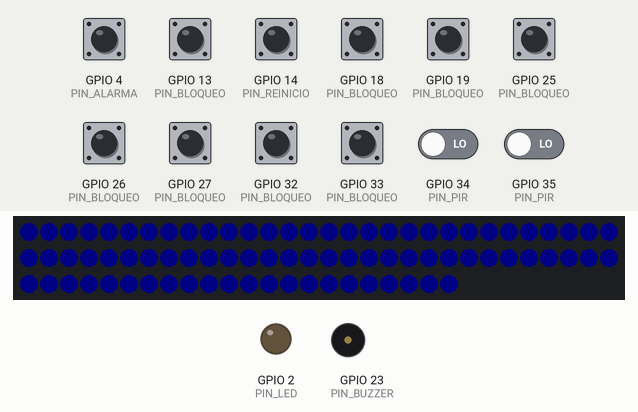
Simulated run of this sketch. Board: ESP32. Shown: 82 RGB LEDs in strip order, left to right, continuing on the next row, output pins drawn as LEDs (lit = HIGH), buzzer (waves = sounding). Inputs (shaded band) come from the test bench; at power-on: GPIO 4 (PIN_ALARMA), GPIO 13 (PIN_BLOQUEO), GPIO 14 (PIN_REINICIO), GPIO 18 (PIN_BLOQUEO), GPIO 19 (PIN_BLOQUEO), GPIO 25 (PIN_BLOQUEO), GPIO 26 (PIN_BLOQUEO), GPIO 27 (PIN_BLOQUEO), GPIO 32 (PIN_BLOQUEO), GPIO 33 (PIN_BLOQUEO) HIGH, GPIO 34 (PIN_PIR), GPIO 35 (PIN_PIR) LOW. Dim RGB values are drawn brighter than linear; what the sketch prints to the serial monitor is not drawn.

Above: at 0.1 s.
3.9 s: GPIO 4 (PIN_ALARMA) pulled LOW for 0.15 s
At 4.24 s:
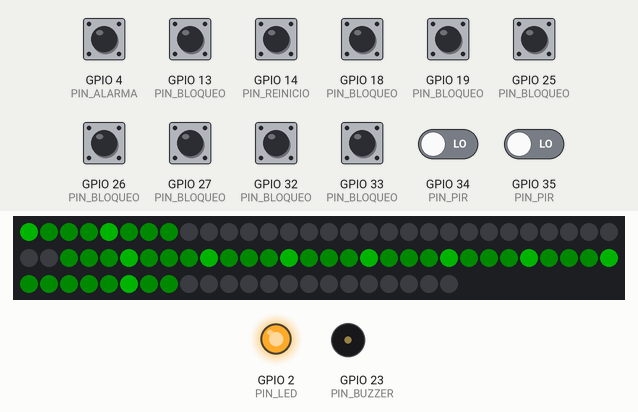
4.6 s: GPIO 13 (PIN_BLOQUEO) pulled LOW for 0.15 s
At 4.74 s:
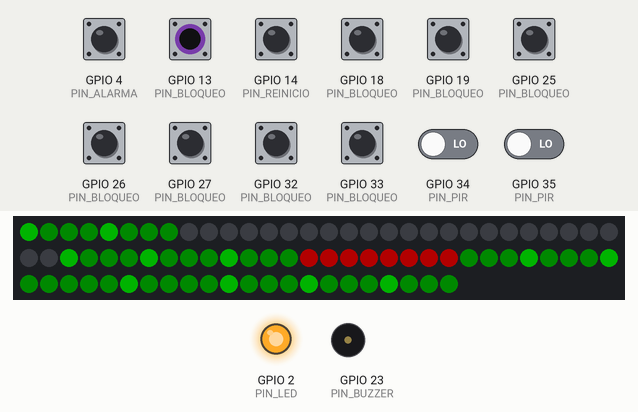
5.3 s: GPIO 18 (PIN_BLOQUEO) pulled LOW for 0.15 s
At 5.96 s:
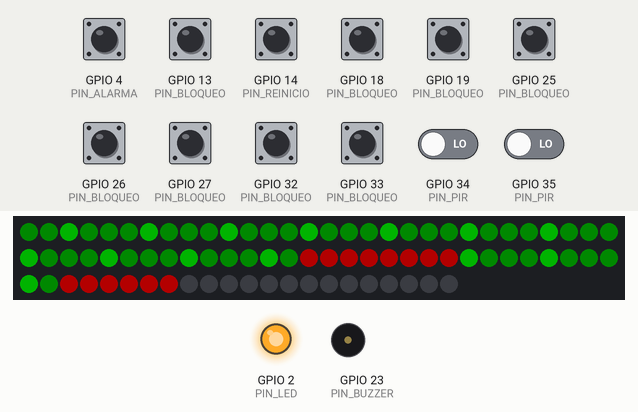
6.0 s: GPIO 33 (PIN_BLOQUEO) pulled LOW for 0.15 s
At 6.21 s:
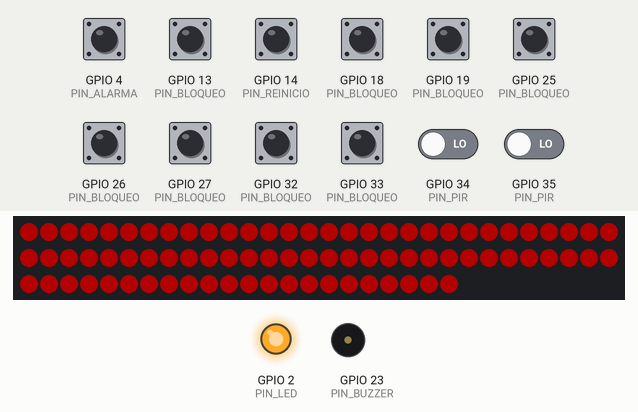
6.7 s: GPIO 19 (PIN_BLOQUEO) pulled LOW for 0.15 s
At 6.82 s:
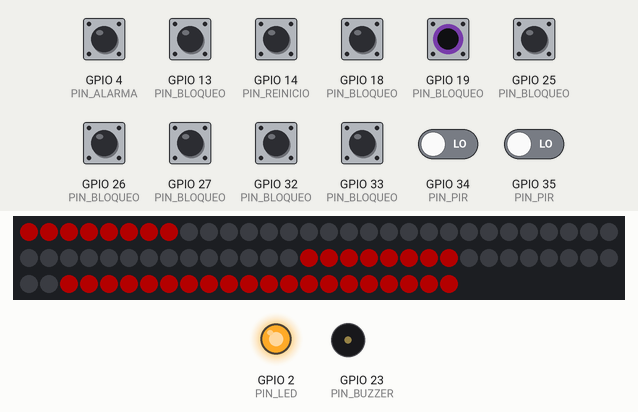
7.4 s: GPIO 13 (PIN_BLOQUEO) pulled LOW for 1 s
At 7.92 s:
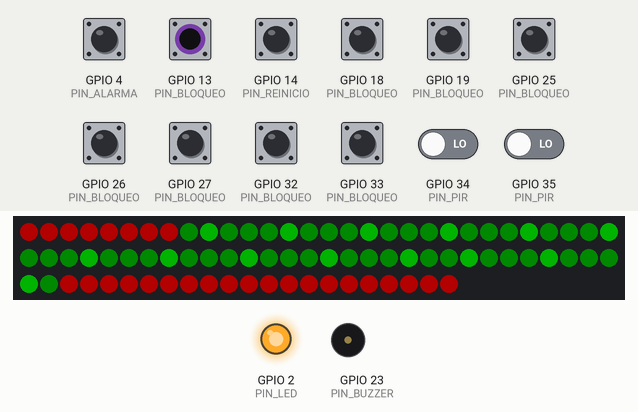
Timing chart, 0 to 10.0 s (numbered marks = the images above; inputs shaded):
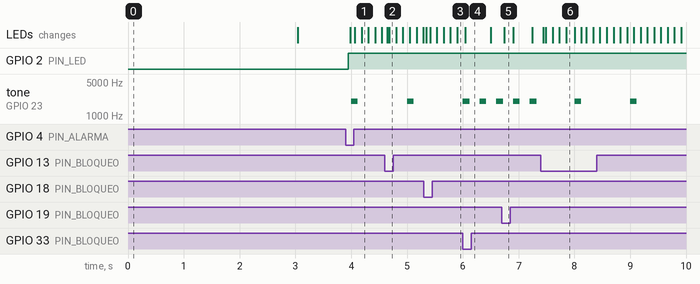

Measured:
- after the input at 3.9 s, GPIO 2 (PIN_LED): LOW → HIGH at once; tone on GPIO 23 (PIN_BUZZER): silent → 2000 Hz after 0.10 s, → silent 0.12 s later; the LEDs: first change after 0.08 s (image 1 shows a later state)
- after the input at 4.6 s, the LEDs: first change at once (image 2 shows a later state)
- after the input at 6.0 s, the LEDs: change at once (image 4)
- after the input at 6.7 s, the LEDs: change at once (image 5)
- after the input at 7.4 s, tone on GPIO 23 (PIN_BUZZER): alternates 2000 Hz for 0.12 s and silent for 0.88 s, starting after 0.60 s; the LEDs: change at once (image 6)

The sketch:

evacuacion_esp32.ino
```cpp
// Edificio inteligente con rutas dinámicas de evacuación · Grupo 2 · Modelos y Simulación
// Fase 1: prototipo para Wokwi (ESP32 + 82 LED WS2812 + 10 pulsadores + 2 PIR + buzzer).
//
// Flujo: entradas (pulsadores, PIR) -> modelo (pesos del grafo) -> Dijkstra -> LED, buzzer y JSON por serie.
// Librería necesaria: Adafruit NeoPixel.

#include <Adafruit_NeoPixel.h>
#include "config.h"
#include "grafo.h"
#include "rutas.h"

enum Estado : uint8_t { INICIALIZANDO, NORMAL, RUTA_ACTIVA, RUTA_PARCIAL, SIN_RUTA };
const char *const NOMBRE_ESTADO[] = {"INICIALIZANDO", "NORMAL", "RUTA_ACTIVA", "RUTA_PARCIAL", "SIN_RUTA"};

// ---------------------------------------------------------------- pulsadores con antirrebote
struct Pulsador {
  uint8_t pin;
  bool estable;          // último nivel aceptado (HIGH = suelto)
  bool ultimaLectura;
  uint32_t tCambio;
};

const uint8_t PIN_BLOQUEO[N_PASILLOS] = PINES_BLOQUEO;
const char *const ETIQUETA_BLOQUEO[N_PASILLOS] = ETIQUETAS_BLOQUEO;
const uint8_t PIN_PIR[N_PIR] = PINES_PIR;
const uint8_t ZONA_PIR[N_PIR] = ZONAS_PIR;

Pulsador btnAlarma = {PIN_ALARMA, HIGH, HIGH, 0};
Pulsador btnReinicio = {PIN_REINICIO, HIGH, HIGH, 0};
Pulsador btnBloqueo[N_PASILLOS];

// ---------------------------------------------------------------- estado del sistema
Adafruit_NeoPixel tira(TOTAL_LED, PIN_TIRA, NEO_GRB + NEO_KHZ800);

bool bloqueada[N_PASILLOS] = {false};   // entrada: pulsadores
bool ocupada[N_ZONAS] = {false};        // entrada: sensores PIR
bool emergencia = false;
Estado estado = INICIALIZANDO;
Campo campo;
uint32_t ultimoCalculoUs = 0;
uint32_t tFotograma = 0;
uint16_t fase = 0;

// Devuelve true una sola vez por pulsación (flanco de bajada ya filtrado).
bool pulsado(Pulsador &b) {
  bool lectura = digitalRead(b.pin);
  uint32_t ahora = millis();
  if (lectura != b.ultimaLectura) {      // hubo un cambio: puede ser rebote, se reinicia la cuenta
    b.ultimaLectura = lectura;
    b.tCambio = ahora;
  }
  if (lectura != b.estable && ahora - b.tCambio >= REBOTE_MS) {
    b.estable = lectura;                 // el nivel se mantuvo REBOTE_MS: se acepta
    return lectura == LOW;
  }
  return false;
}

// ---------------------------------------------------------------- modelo
void recalcular() {
  uint32_t t0 = micros();
  calcularCampo(bloqueada, ocupada, campo);
  ultimoCalculoUs = micros() - t0;
  if (!emergencia) estado = NORMAL;
  else if (campo.aisladas == 0) estado = RUTA_ACTIVA;
  else if (campo.aisladas == N_ZONAS) estado = SIN_RUTA;
  else estado = RUTA_PARCIAL;
}

// ---------------------------------------------------------------- salida por el puerto serie
void imprimirMetros(uint32_t costo) {
  Serial.printf("%lu.%02lu", (unsigned long)(costo / UNIDADES_POR_METRO),
                (unsigned long)((costo % UNIDADES_POR_METRO) / 100));
}

// Una línea JSON por evento: es lo que después recibirá el servidor (Fase 4).
void informar(const char *evento) {
  Serial.printf("{\"ms\":%lu,\"evento\":\"%s\",\"estado\":\"%s\",\"bloqueos\":[", (unsigned long)millis(), evento,
                NOMBRE_ESTADO[estado]);
  bool primero = true;
  for (uint8_t e = 0; e < N_PASILLOS; e++) {
    if (!bloqueada[e]) continue;
    Serial.printf("%s\"%s\"", primero ? "" : ",", NOMBRE_ARISTA[e]);
    primero = false;
  }
  Serial.print("],\"ocupadas\":[");
  primero = true;
  for (uint8_t z = 0; z < N_ZONAS; z++) {
    if (!ocupada[z]) continue;
    Serial.printf("%s\"%s\"", primero ? "" : ",", NOMBRE_NODO[PRIMERA_ZONA + z]);
    primero = false;
  }
  Serial.printf("],\"calculo_us\":%lu,\"explorados\":%u,\"aisladas\":%u,\"rutas\":{", (unsigned long)ultimoCalculoUs,
                campo.explorados, campo.aisladas);
  for (uint8_t z = 0; z < N_ZONAS; z++) {
    uint8_t n = PRIMERA_ZONA + z;
    Serial.printf("%s\"%s\":", z ? "," : "", NOMBRE_NODO[n]);
    if (campo.dist[n] == COSTO_INF) {
      Serial.print("null");
      continue;
    }
    Serial.print("{\"costo_m\":");
    imprimirMetros(campo.dist[n]);
    Serial.print(",\"ruta\":\"");
    Serial.print(NOMBRE_NODO[n]);
    while (n >= N_SALIDAS) {             // se sigue la ruta hasta llegar a una salida
      n = otroExtremo(campo.sig[n], n);
      Serial.printf(">%s", NOMBRE_NODO[n]);
    }
    Serial.print("\"}");
  }
  Serial.println("}}");
}

// ---------------------------------------------------------------- tira LED
void pintar() {
  bool parpadeo = (millis() / PARPADEO_MS) % 2;
  const uint32_t ROJO = tira.Color(255, 0, 0);
  const uint32_t ROJO_TENUE = tira.Color(40, 0, 0);
  const uint32_t AMBAR = tira.Color(255, 110, 0);
  const uint32_t AZUL_TENUE = tira.Color(0, 0, 30);

  for (uint8_t e = 0; e < N_PASILLOS; e++) {
    const Arista &a = ARISTAS[e];
    bool inalcanzable = campo.dist[a.u] == COSTO_INF && campo.dist[a.v] == COSTO_INF;
    for (uint8_t j = 0; j < a.longitud; j++) {
      uint32_t color = 0;
      if (estado == INICIALIZANDO) {
        color = AZUL_TENUE;
      } else if (bloqueada[e]) {
        color = emergencia ? ROJO : ROJO_TENUE;              // bloqueo: rojo fijo
      } else if (estado == SIN_RUTA) {
        color = parpadeo ? ROJO : 0;                         // nadie puede salir
      } else if (emergencia && campo.sentido[e] != SIN_USO) {
        // Ruta: verde con un punto brillante que avanza hacia la salida.
        // p = posición del LED contada en el sentido de la marcha.
        bool marchaDesdePrimerLed = (campo.sentido[e] == DE_U_A_V) == (a.ledDesde == a.u);
        uint8_t p = marchaDesdePrimerLed ? j : a.longitud - 1 - j;
        bool brillante = ((p + PASO_ANIMACION - fase % PASO_ANIMACION) % PASO_ANIMACION) == 0;
        color = brillante ? tira.Color(0, 255, 0) : tira.Color(0, 45, 0);
      } else if (emergencia && inalcanzable) {
        color = parpadeo ? AMBAR : 0;                        // tramo de una zona aislada
      }
      tira.setPixelColor(a.ledIni + j, color);
    }
  }
  tira.show();
}

// ---------------------------------------------------------------- buzzer
void sonar(bool encendido) {
#if SIMULACION
  if (encendido) tone(PIN_BUZZER, 2000);
  else noTone(PIN_BUZZER);
#else
  digitalWrite(PIN_BUZZER, encendido ? HIGH : LOW);
#endif
}

void actualizarBuzzer() {
  static bool sonando = false;
  uint32_t periodo = (estado == SIN_RUTA) ? 300 : 1000;      // más rápido si no hay salida
  bool debe = emergencia && (millis() % periodo) < 120;
  if (debe != sonando) {
    sonando = debe;
    sonar(sonando);
  }
}

// ---------------------------------------------------------------- arranque y ciclo principal
void setup() {
  Serial.begin(115200);
  pinMode(PIN_LED, OUTPUT);
  pinMode(PIN_BUZZER, OUTPUT);
  pinMode(PIN_ALARMA, INPUT_PULLUP);
  pinMode(PIN_REINICIO, INPUT_PULLUP);
  for (uint8_t e = 0; e < N_PASILLOS; e++) {
    btnBloqueo[e] = {PIN_BLOQUEO[e], HIGH, HIGH, 0};
    pinMode(PIN_BLOQUEO[e], INPUT_PULLUP);
  }
  for (uint8_t i = 0; i < N_PIR; i++) pinMode(PIN_PIR[i], INPUT);

  tira.begin();
  tira.setBrightness(BRILLO_GLOBAL);
  calcularCampo(bloqueada, ocupada, campo);
  pintar();
  Serial.println("Grupo 2 - Edificio inteligente. Esperando a que los PIR se estabilicen...");
}

void loop() {
  uint32_t ahora = millis();
  const char *evento = nullptr;

  // 1) Fin del calentamiento de los PIR
  if (estado == INICIALIZANDO) {
    if (ahora < CALENTAMIENTO_PIR_MS) return;
    estado = NORMAL;
    evento = "LISTO";
  }

  // 2) Entradas
  if (pulsado(btnAlarma) && !emergencia) {
    emergencia = true;
    evento = "B0";
  }
  if (pulsado(btnReinicio)) {
    emergencia = false;
    for (uint8_t e = 0; e < N_PASILLOS; e++) bloqueada[e] = false;
    evento = "B7";
  }
  for (uint8_t e = 0; e < N_PASILLOS; e++) {
    if (pulsado(btnBloqueo[e])) {
      bloqueada[e] = !bloqueada[e];        // cada pulsación alterna bloqueado / libre
      evento = ETIQUETA_BLOQUEO[e];
    }
  }
  for (uint8_t i = 0; i < N_PIR; i++) {
    bool presencia = digitalRead(PIN_PIR[i]) == HIGH;
    if (presencia != ocupada[ZONA_PIR[i]]) {
      ocupada[ZONA_PIR[i]] = presencia;
      evento = (i == 0) ? "PIR1" : "PIR2";
    }
  }

  // 3) Si algo cambió: recalcular el modelo, repintar e informar
  if (evento != nullptr) {
    recalcular();
    digitalWrite(PIN_LED, emergencia ? HIGH : LOW);
    pintar();
    informar(evento);
  }

  // 4) Animación y buzzer (sin esperas largas: el ciclo nunca se bloquea)
  if (emergencia && ahora - tFotograma >= FOTOGRAMA_MS) {
    tFotograma = ahora;
    fase++;
    pintar();
  }
  actualizarBuzzer();
  delay(PAUSA_CICLO_MS);   // pausa corta: cede tiempo al sistema y acelera la simulación en Wokwi
}
```

grafo.h
```cpp
// ARCHIVO GENERADO por herramientas/generar_grafo_h.py a partir de modelo/grafo.json.
// No lo edites a mano: cambia grafo.json y vuelve a generar.
#pragma once
#include <stdint.h>

#define N_NODOS 16
#define N_SALIDAS 3
#define N_ARISTAS 16
#define N_PASILLOS 8
#define N_ZONAS 8
#define PRIMERA_ZONA 8
#define TOTAL_LED 82

// Parámetros del modelo (porcentajes enteros: 50 = 0,5)
#define ALFA_PCT 50
#define BETA_PCT 100
#define RIESGO_ADY_PCT 50

// Índices de nodo
#define N_S1 0
#define N_S2 1
#define N_S3 2
#define N_C1 3
#define N_C2 4
#define N_C3 5
#define N_C4 6
#define N_C5 7
#define N_Z1 8
#define N_Z2 9
#define N_Z3 10
#define N_Z4 11
#define N_Z5 12
#define N_Z6 13
#define N_Z7 14
#define N_Z8 15

static const char *const NOMBRE_NODO[N_NODOS] = {"S1", "S2", "S3", "C1", "C2", "C3", "C4", "C5", "Z1", "Z2", "Z3", "Z4", "Z5", "Z6", "Z7", "Z8"};
static const char *const NOMBRE_ARISTA[N_ARISTAS] = {"e1", "e2", "e3", "e4", "e5", "e6", "e7", "e8", "p1", "p2", "p3", "p4", "p5", "p6", "p7", "p8"};

struct Arista {
  uint8_t u, v;       // nodos que une
  uint8_t longitud;   // metros = número de LED en los pasillos
  int16_t ledIni;     // primer LED del tramo (-1 en las puertas)
  uint8_t ledDesde;   // nodo donde está el primer LED del tramo
};

static const Arista ARISTAS[N_ARISTAS] = {
  {N_S1, N_C1, 8, 0, 0},  // e1
  {N_C1, N_C2, 12, 8, 3},  // e2
  {N_C2, N_C3, 12, 20, 4},  // e3
  {N_C3, N_C4, 12, 32, 5},  // e4
  {N_C4, N_S3, 8, 44, 6},  // e5
  {N_C2, N_C5, 10, 52, 4},  // e6
  {N_C5, N_S2, 6, 62, 7},  // e7
  {N_C5, N_C3, 14, 68, 7},  // e8
  {N_Z1, N_C1, 3, -1, 8},  // p1
  {N_Z2, N_C1, 3, -1, 9},  // p2
  {N_Z3, N_C2, 3, -1, 10},  // p3
  {N_Z4, N_C3, 3, -1, 11},  // p4
  {N_Z5, N_C3, 3, -1, 12},  // p5
  {N_Z6, N_C4, 3, -1, 13},  // p6
  {N_Z7, N_C5, 4, -1, 14},  // p7
  {N_Z8, N_C4, 3, -1, 15},  // p8
};

// Intersección a la que da la puerta de cada zona (para la congestión)
static const uint8_t INTERSECCION_ZONA[N_ZONAS] = {N_C1, N_C1, N_C2, N_C3, N_C3, N_C4, N_C5, N_C4};
```

rutas.h
```cpp
// Cálculo del campo de evacuación: Dijkstra multi-fuente desde las salidas.
//
// Este archivo es C++ puro (no usa nada de Arduino). Por eso el mismo código se
// compila en el ESP32 y en la PC (pruebas/prueba_concordancia.cpp) para comparar
// sus resultados con la simulación en Python (simulacion/modelo.py).
#pragma once
#include <stdint.h>
#include "grafo.h"

#define COSTO_INF 0xFFFFFFFFu
#define UNIDADES_POR_METRO 10000u   // los costos se guardan en diezmilésimas de metro
#define SIN_ARISTA 0xFF

enum Sentido : uint8_t { SIN_USO = 0, DE_U_A_V = 1, DE_V_A_U = 2 };

struct Campo {
  uint32_t peso[N_ARISTAS];     // peso dinámico de cada arista (COSTO_INF = bloqueada)
  uint32_t dist[N_NODOS];       // costo mínimo de cada nodo hasta su salida más cercana
  uint8_t  sig[N_NODOS];        // arista por la que se sale de cada nodo (SIN_ARISTA si no hay)
  uint8_t  sentido[N_ARISTAS];  // sentido en que alguna ruta recorre la arista
  uint8_t  salidaZona[N_ZONAS]; // salida asignada a cada zona (SIN_ARISTA si está aislada)
  uint8_t  aisladas;            // cuántas zonas no tienen ruta
  uint8_t  explorados;          // nodos extraídos por Dijkstra
};

static inline uint8_t otroExtremo(uint8_t arista, uint8_t nodo) {
  return ARISTAS[arista].u == nodo ? ARISTAS[arista].v : ARISTAS[arista].u;
}

static inline bool tocaNodo(uint8_t arista, uint8_t nodo) {
  return ARISTAS[arista].u == nodo || ARISTAS[arista].v == nodo;
}

// w_e = d_e * (100 + ALFA*o_e) * (100 + BETA*r_e/100)      (unidad: 0,0001 m)
static void calcularPesos(const bool *bloqueada, const bool *ocupada, uint32_t *peso) {
  bool riesgo[N_NODOS] = {false};      // nodos que tocan un pasillo bloqueado
  bool congestion[N_NODOS] = {false};  // intersecciones de zonas ocupadas
  for (uint8_t e = 0; e < N_PASILLOS; e++) {
    if (bloqueada[e]) {
      riesgo[ARISTAS[e].u] = true;
      riesgo[ARISTAS[e].v] = true;
    }
  }
  for (uint8_t z = 0; z < N_ZONAS; z++) {
    if (ocupada[z]) congestion[INTERSECCION_ZONA[z]] = true;
  }
  for (uint8_t e = 0; e < N_ARISTAS; e++) {
    const Arista &a = ARISTAS[e];
    if (e < N_PASILLOS && bloqueada[e]) {
      peso[e] = COSTO_INF;
      continue;
    }
    uint32_t o = (e < N_PASILLOS && (congestion[a.u] || congestion[a.v])) ? 1 : 0;
    uint32_t r = (riesgo[a.u] || riesgo[a.v]) ? RIESGO_ADY_PCT : 0;
    peso[e] = (uint32_t)a.longitud * (100 + ALFA_PCT * o) * (100 + BETA_PCT * r / 100);
  }
}

static void calcularCampo(const bool *bloqueada, const bool *ocupada, Campo &c) {
  calcularPesos(bloqueada, ocupada, c.peso);

  // 1) Dijkstra O(V^2) con todas las salidas como origen (distancia 0)
  bool visto[N_NODOS] = {false};
  for (uint8_t n = 0; n < N_NODOS; n++) c.dist[n] = (n < N_SALIDAS) ? 0 : COSTO_INF;
  c.explorados = 0;
  while (true) {
    uint8_t u = SIN_ARISTA;
    uint32_t mejor = COSTO_INF;
    for (uint8_t n = 0; n < N_NODOS; n++) {
      if (!visto[n] && c.dist[n] < mejor) {
        mejor = c.dist[n];
        u = n;
      }
    }
    if (u == SIN_ARISTA) break;          // lo que queda es inalcanzable
    visto[u] = true;
    c.explorados++;
    for (uint8_t e = 0; e < N_ARISTAS; e++) {
      if (c.peso[e] == COSTO_INF || !tocaNodo(e, u)) continue;
      uint8_t v = otroExtremo(e, u);
      if (c.dist[u] + c.peso[e] < c.dist[v]) c.dist[v] = c.dist[u] + c.peso[e];
    }
  }

  // 2) Siguiente arista de cada nodo: la primera, por índice, que conserva el costo mínimo
  for (uint8_t n = 0; n < N_NODOS; n++) {
    c.sig[n] = SIN_ARISTA;
    if (n < N_SALIDAS || c.dist[n] == COSTO_INF) continue;
    for (uint8_t e = 0; e < N_ARISTAS; e++) {
      if (c.peso[e] == COSTO_INF || !tocaNodo(e, n)) continue;
      uint8_t v = otroExtremo(e, n);
      if (c.dist[v] != COSTO_INF && c.dist[v] + c.peso[e] == c.dist[n]) {
        c.sig[n] = e;
        break;
      }
    }
  }

  // 3) Ruta de cada zona: se sigue sig[] hasta una salida y se anota el sentido de cada arista
  for (uint8_t e = 0; e < N_ARISTAS; e++) c.sentido[e] = SIN_USO;
  c.aisladas = 0;
  for (uint8_t z = 0; z < N_ZONAS; z++) {
    uint8_t n = PRIMERA_ZONA + z;
    if (c.dist[n] == COSTO_INF) {
      c.salidaZona[z] = SIN_ARISTA;
      c.aisladas++;
      continue;
    }
    while (n >= N_SALIDAS) {
      uint8_t e = c.sig[n];
      c.sentido[e] = (ARISTAS[e].u == n) ? DE_U_A_V : DE_V_A_U;
      n = otroExtremo(e, n);
    }
    c.salidaZona[z] = n;
  }
}
```

config.h
```cpp
// Configuración del prototipo: pines, tiempos y colores.
#pragma once

// 1 = simulación en Wokwi (buzzer pasivo con tone(), PIR listo en 3 s)
// 0 = maqueta real (zumbador activo TMB12A05 con transistor NPN: HIGH = suena; PIR HC-SR501 listo tras 60 s)
#define SIMULACION 1

// ---- Pines (ESP32 DevKit). Se evitan los pines de arranque 0, 2, 5, 12 y 15 para entradas.
// En la placa de 30 pines con CH340 los GPIO llevan los mismos números (el 16 está rotulado RX2).
#define PIN_TIRA    16     // -> 74AHCT125 (pata 2) -> 330 ohm -> DIN de la tira
#define PIN_BUZZER  23     // -> 1 kohm -> base del transistor NPN que enciende el zumbador
#define PIN_LED     2      // LED integrado de la placa

// Pulsadores: un lado al GPIO y el otro a GND, con INPUT_PULLUP (pulsado = LOW)
#if SIMULACION
#define PIN_ALARMA    4    // B0 en Wokwi
#else
#define PIN_ALARMA    12   // B0 en la maqueta: en la protoboard el lado de D4 queda tapado por la placa.
                           // GPIO 12 es pin de arranque, pero el pulsador solo lo lleva a GND (seguro).
#endif
#define PIN_REINICIO  14   // B7
// Pulsador que bloquea cada pasillo, en el orden e1..e8 de grafo.h:
//                                  e1  e2  e3  e4  e5  e6  e7  e8
//                                  B5  B1  B2  B3  B6  B4  B8  B9
#define PINES_BLOQUEO             { 33, 25, 26, 27, 13, 32, 18, 19 }
#define ETIQUETAS_BLOQUEO         { "B5", "B1", "B2", "B3", "B6", "B4", "B8", "B9" }

// Sensores PIR: salida activa en alto. Los GPIO 34 y 35 son solo de entrada.
#define N_PIR 2
#define PINES_PIR  { 34, 35 }
#define ZONAS_PIR  { 6, 0 }    // índice de zona: PIR1 -> Z7 (6), PIR2 -> Z1 (0)

// ---- Tiempos (ms)
#define REBOTE_MS          40      // un cambio debe mantenerse este tiempo para aceptarse
#define FOTOGRAMA_MS       120     // velocidad de la animación de la ruta
#define PARPADEO_MS        400
#define PAUSA_CICLO_MS     2       // pausa al final de cada vuelta de loop()
#if SIMULACION
#define CALENTAMIENTO_PIR_MS  3000
#else
#define CALENTAMIENTO_PIR_MS  60000
#endif

// ---- Tira LED
#define BRILLO_GLOBAL  60        // 0-255. Mantener bajo: limita el consumo de la tira
#define PASO_ANIMACION 4         // un LED brillante cada 4, avanzando hacia la salida
```
